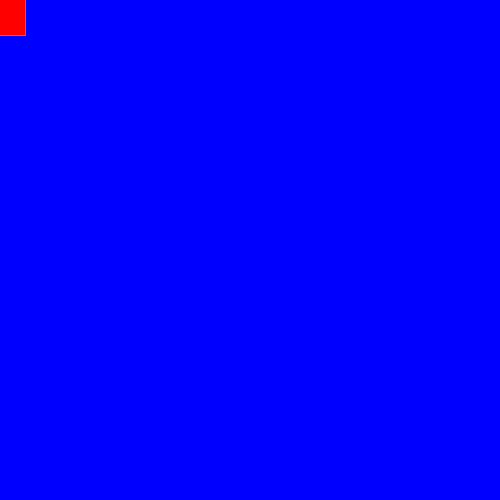
Frame 1 (no input)
Frame 60 (the mouse pressed at the canvas centre just before this capture): identical to frame 1, image omitted
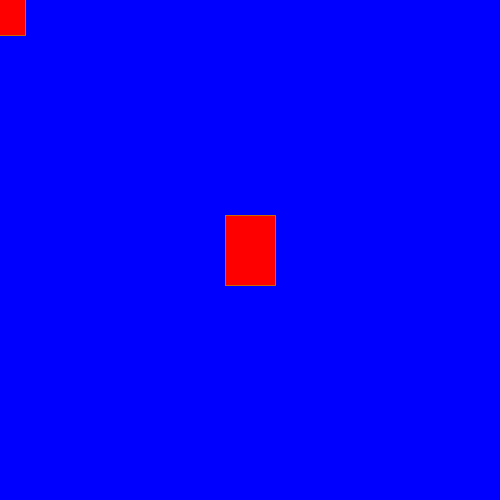
Frame 120 (the mouse held since frame 60 and released just before this capture)

The Processing sketch that drew these frames (run headless with seeded random() and noise(); from frame 60 on, the mouse is pressed at the canvas centre):

// Processing sketch: demo1
// ── demo1.pde
void setup(){
size(500,500);
background(0,0,255);
}
//line(50,50,400,300);
void draw()
{
//background(0,0,255);
stroke(204,102,0);
fill(255,0,0);
rectMode(CENTER);
rect(mouseX,mouseY,50,70);

}
